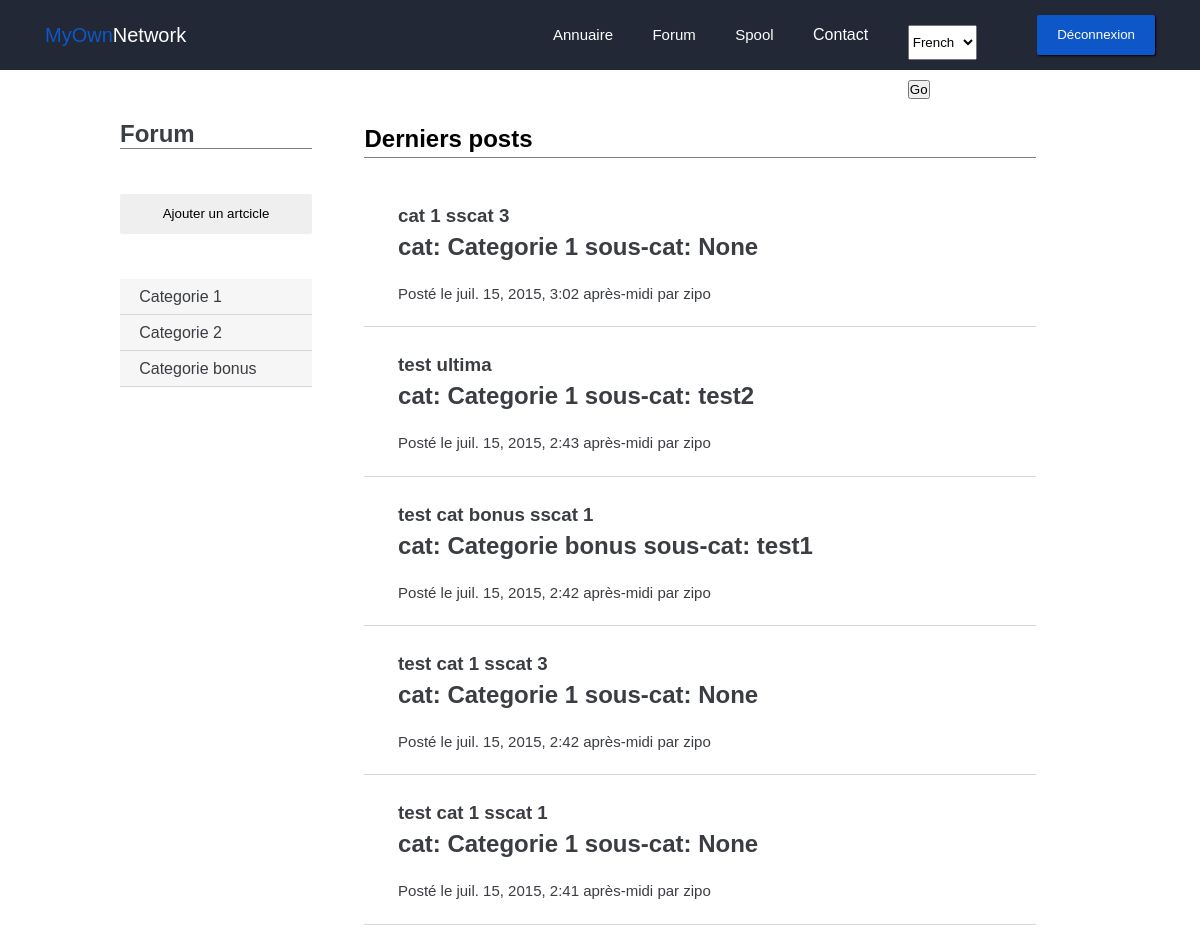
Page /forum/ (signed in) on the earlier database version.
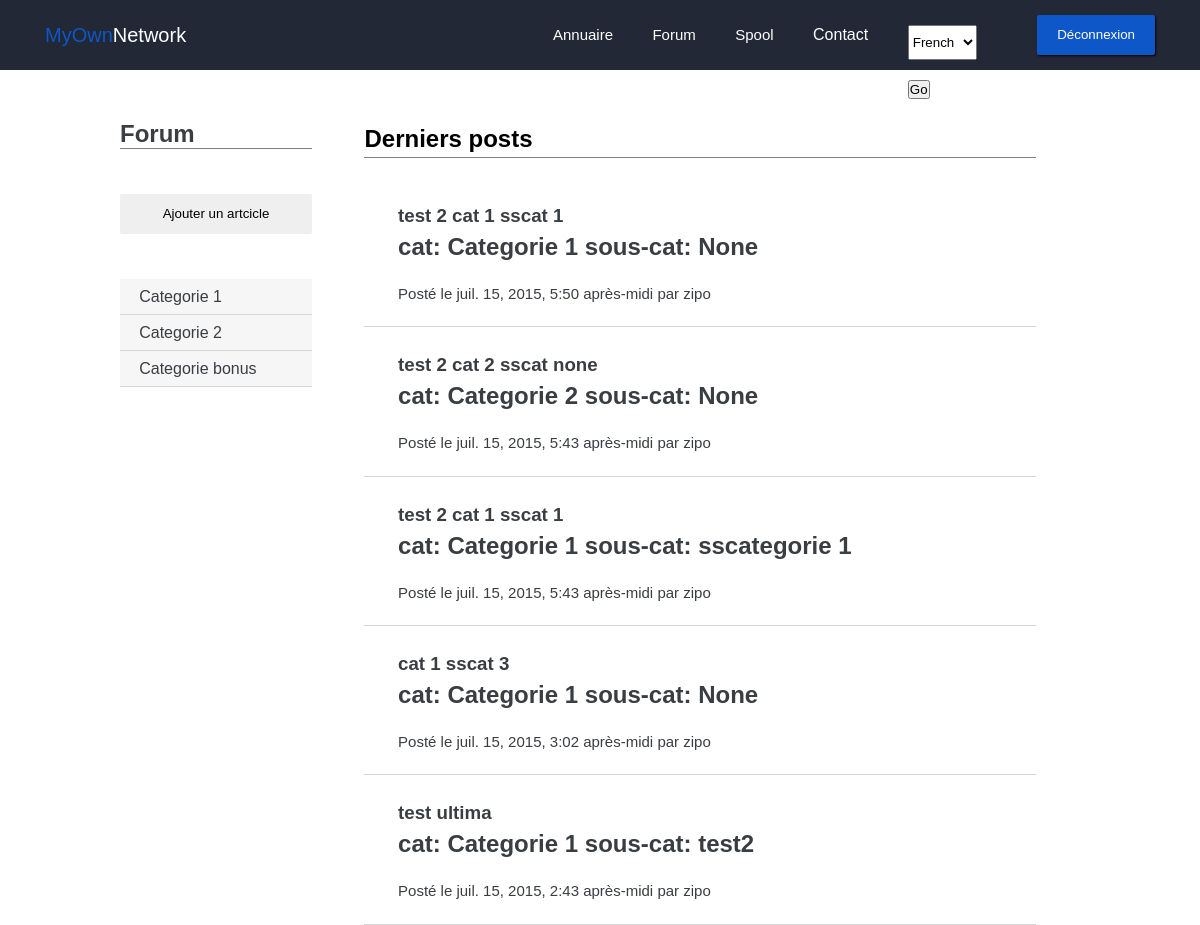
Same page on the later database version.
### forum/models.py (models this page shows, shortened)
class PostCategorie(models.Model):
    name = models.CharField(max_length=100)
    def __unicode__(self):
        return self.name

class Post(models.Model):
    titre = models.CharField(max_length=150)
    auteur = models.CharField(max_length=100)
    date = models.DateTimeField(auto_now_add=True, verbose_name="Date de publication")
    sscategorie = models.ForeignKey('PostSsCategorie', null=True)
    categorie = models.ForeignKey('PostCategorie')

class PostSsCategorie(models.Model):
    name = models.CharField(max_length=100)
    postcategorie = models.ForeignKey('PostCategorie')
    def __unicode__(self):
        return self.name

### forum/views.py (the view)
def home(request):
    if request.user.is_authenticated():
        categories = PostCategorie.objects.all()
        sscategories = PostSsCategorie.objects.all()
        posts = Post.objects.order_by('-date')[:5]
        return render(request, 'forum/index.html', locals())
    else:
        return render(request, 'intra/index.html')

### forum/templates/forum/index.html (shortened to what this page needs)
{% extends "base.html" %}
{% load i18n %}
{% load static %}
{% block staticfiles %}
	<link rel="stylesheet" href="{% static 'forum/css/style.css' %}">
{% endblock %}
{% block content %}
	<div class="forum">
		<div class="wrapper">
			<div class="forum_nav grey2">
				<h1>Forum</h1>
				<a href="{% url "forum.views.add_post" %}"><button class="btn">{% trans "Ajouter un artcicle" %}</button></a>
				<ul>
				{% for categorie in categories %}
				<a href="{% url "forum.views.list_posts" categorie.id %}" class="grey0Back"><li>{{ categorie.name }}</li></a>
				{% empty %}
				<p>Pas de catégorie</p>
				{% endfor %}
				</ul>
			</div>
			<div class="forum_content">
				<div class="forum_content__header">
					<h2>{% trans "Derniers posts" %}</h2>
				</div>
				<div class="forum_content__posts">
					<ul>
						{% for post in posts %}
						<a href="{% url 'forum.views.post' post.id %}">
							<li>
								<h3>{{ post.titre }}</h3>
								<h2>cat: {{ post.categorie }} sous-cat: {{ post.sscategorie }}</h2>
								<p>{% trans "Posté le" %} {{ post.date }} {% trans "par" %} {{ post.auteur }}</p>
							</li>
						</a>
						{% empty %}
						<a href="#">
						  {% trans "Aucun post par ici.." %}
						</a>
						{% endfor %}
					</ul>
				</div>
			</div>
		</div>
	</div>
{% endblock %}

Differences in the rows shown:
no longer on this page (row unchanged): Post: titre "test cat bonus sscat 1", categorie "Categorie bonus", sscategorie "test1", date "juil. 15, 2015, 2:42 après-midi", auteur "zipo"
no longer on this page (row unchanged): Post: titre "test cat 1 sscat 3", categorie "Categorie 1", sscategorie "None", date "juil. 15, 2015, 2:42 après-midi", auteur "zipo"
no longer on this page (row unchanged): Post: titre "test cat 1 sscat 1", categorie "Categorie 1", sscategorie "None", date "juil. 15, 2015, 2:41 après-midi", auteur "zipo"
added Post: titre "test 2 cat 1 sscat 1", categorie "Categorie 1", sscategorie "None", date "juil. 15, 2015, 5:50 après-midi", auteur "zipo"
added Post: titre "test 2 cat 2 sscat none", categorie "Categorie 2", sscategorie "None", date "juil. 15, 2015, 5:43 après-midi", auteur "zipo"
added Post: titre "test 2 cat 1 sscat 1", categorie "Categorie 1", sscategorie "sscategorie 1", date "juil. 15, 2015, 5:43 après-midi", auteur "zipo"
